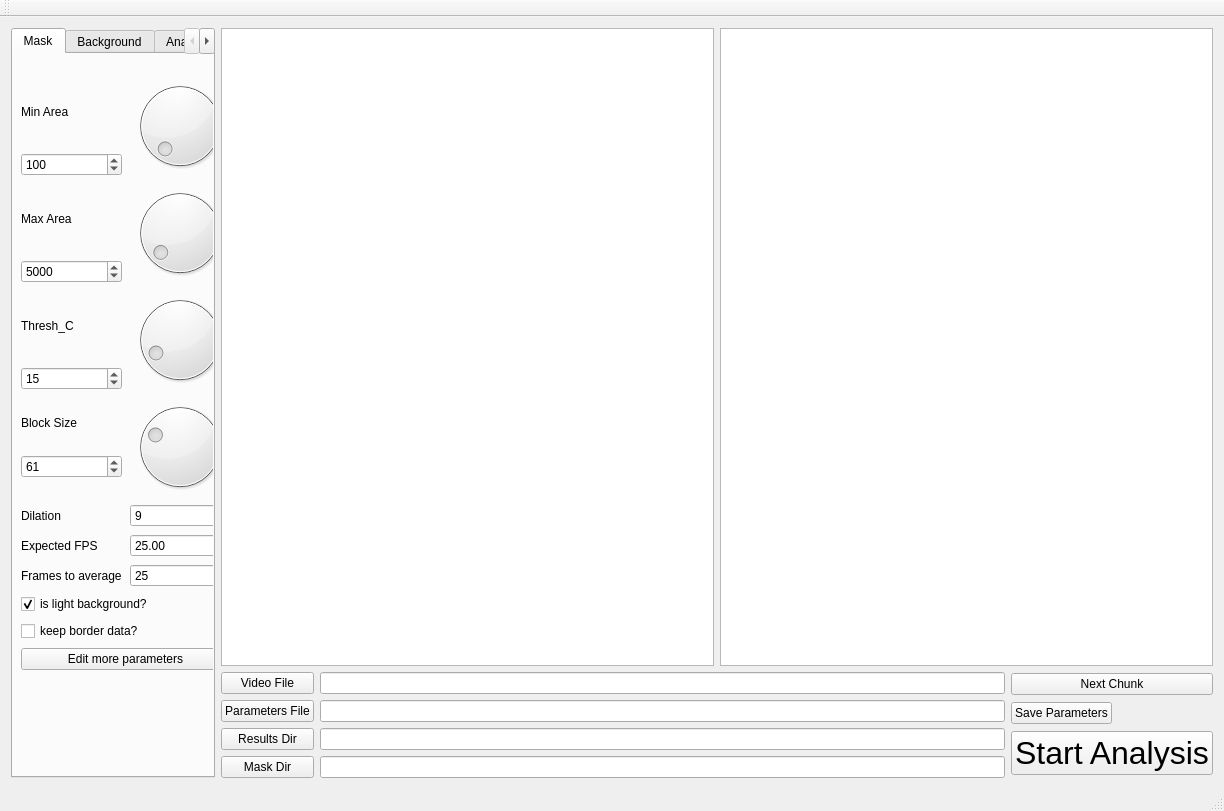
<?xml version="1.0" encoding="UTF-8"?>
<ui version="4.0">
 <class>GetMaskParams</class>
 <widget class="QMainWindow" name="GetMaskParams">
  <property name="geometry">
   <rect>
    <x>0</x>
    <y>0</y>
    <width>1224</width>
    <height>811</height>
   </rect>
  </property>
  <property name="windowTitle">
   <string>GetMaskParams</string>
  </property>
  <widget class="QWidget" name="centralWidget">
   <layout class="QHBoxLayout" name="horizontalLayout_6">
    <item>
     <layout class="QHBoxLayout" name="horizontalLayout_5" stretch="0,8">
      <item>
       <widget class="QTabWidget" name="tabWidget">
        <property name="styleSheet">
         <string notr="true"/>
        </property>
        <property name="currentIndex">
         <number>0</number>
        </property>
        <widget class="QWidget" name="tab">
         <attribute name="title">
          <string>Mask</string>
         </attribute>
         <widget class="QWidget" name="layoutWidget">
          <property name="geometry">
           <rect>
            <x>-5</x>
            <y>10</y>
            <width>237</width>
            <height>619</height>
           </rect>
          </property>
          <layout class="QGridLayout" name="gridLayout_3">
           <item row="0" column="1">
            <widget class="QDial" name="dial_min_area">
             <property name="sizePolicy">
              <sizepolicy hsizetype="Maximum" vsizetype="Maximum">
               <horstretch>0</horstretch>
               <verstretch>0</verstretch>
              </sizepolicy>
             </property>
             <property name="maximum">
              <number>10000</number>
             </property>
             <property name="value">
              <number>100</number>
             </property>
            </widget>
           </item>
           <item row="8" column="0" colspan="2">
            <widget class="QCheckBox" name="checkBox_isLightBgnd">
             <property name="text">
              <string>is light background?</string>
             </property>
             <property name="checked">
              <bool>true</bool>
             </property>
            </widget>
           </item>
           <item row="4" column="0">
            <widget class="QLabel" name="label_6">
             <property name="sizePolicy">
              <sizepolicy hsizetype="Maximum" vsizetype="Preferred">
               <horstretch>0</horstretch>
               <verstretch>0</verstretch>
              </sizepolicy>
             </property>
             <property name="text">
              <string>Dilation</string>
             </property>
            </widget>
           </item>
           <item row="0" column="0">
            <layout class="QVBoxLayout" name="verticalLayout">
             <item>
              <widget class="QLabel" name="label">
               <property name="text">
                <string>Min Area</string>
               </property>
              </widget>
             </item>
             <item>
              <widget class="QSpinBox" name="spinBox_min_area">
               <property name="maximum">
                <number>10000000</number>
               </property>
               <property name="value">
                <number>100</number>
               </property>
              </widget>
             </item>
            </layout>
           </item>
           <item row="3" column="1">
            <widget class="QDial" name="dial_block_size">
             <property name="sizePolicy">
              <sizepolicy hsizetype="Maximum" vsizetype="Maximum">
               <horstretch>0</horstretch>
               <verstretch>0</verstretch>
              </sizepolicy>
             </property>
             <property name="minimum">
              <number>5</number>
             </property>
             <property name="maximum">
              <number>200</number>
             </property>
             <property name="value">
              <number>61</number>
             </property>
            </widget>
           </item>
           <item row="1" column="0">
            <layout class="QVBoxLayout" name="verticalLayout_2">
             <item>
              <widget class="QLabel" name="label_4">
               <property name="text">
                <string>Max Area</string>
               </property>
              </widget>
             </item>
             <item>
              <widget class="QSpinBox" name="spinBox_max_area">
               <property name="minimum">
                <number>100</number>
               </property>
               <property name="maximum">
                <number>10000000</number>
               </property>
               <property name="value">
                <number>5000</number>
               </property>
              </widget>
             </item>
            </layout>
           </item>
           <item row="6" column="1">
            <widget class="QDoubleSpinBox" name="spinBox_fps">
             <property name="value">
              <double>25.000000000000000</double>
             </property>
            </widget>
           </item>
           <item row="2" column="1">
            <widget class="QDial" name="dial_thresh_C">
             <property name="sizePolicy">
              <sizepolicy hsizetype="Maximum" vsizetype="Maximum">
               <horstretch>0</horstretch>
               <verstretch>0</verstretch>
              </sizepolicy>
             </property>
             <property name="minimum">
              <number>5</number>
             </property>
             <property name="maximum">
              <number>100</number>
             </property>
             <property name="value">
              <number>15</number>
             </property>
            </widget>
           </item>
           <item row="2" column="0">
            <layout class="QVBoxLayout" name="verticalLayout_4">
             <item>
              <widget class="QLabel" name="label_2">
               <property name="text">
                <string>Thresh_C</string>
               </property>
              </widget>
             </item>
             <item>
              <widget class="QSpinBox" name="spinBox_thresh_C">
               <property name="minimum">
                <number>-100</number>
               </property>
               <property name="maximum">
                <number>100</number>
               </property>
               <property name="value">
                <number>15</number>
               </property>
              </widget>
             </item>
            </layout>
           </item>
           <item row="10" column="0" colspan="2">
            <widget class="QPushButton" name="pushButton_moreParams">
             <property name="text">
              <string>Edit more parameters</string>
             </property>
            </widget>
           </item>
           <item row="9" column="0" colspan="2">
            <widget class="QCheckBox" name="checkBox_keepBorderData">
             <property name="text">
              <string>keep border data?</string>
             </property>
            </widget>
           </item>
           <item row="6" column="0">
            <widget class="QLabel" name="label_fps">
             <property name="text">
              <string>Expected FPS</string>
             </property>
            </widget>
           </item>
           <item row="4" column="1">
            <widget class="QSpinBox" name="spinBox_dilation_size">
             <property name="minimum">
              <number>1</number>
             </property>
             <property name="maximum">
              <number>999</number>
             </property>
             <property name="value">
              <number>9</number>
             </property>
            </widget>
           </item>
           <item row="7" column="1">
            <widget class="QSpinBox" name="spinBox_buff_size">
             <property name="minimum">
              <number>1</number>
             </property>
             <property name="maximum">
              <number>1000</number>
             </property>
             <property name="value">
              <number>25</number>
             </property>
            </widget>
           </item>
           <item row="7" column="0">
            <widget class="QLabel" name="label_5">
             <property name="text">
              <string>Frames to average</string>
             </property>
            </widget>
           </item>
           <item row="1" column="1">
            <widget class="QDial" name="dial_max_area">
             <property name="sizePolicy">
              <sizepolicy hsizetype="Maximum" vsizetype="Maximum">
               <horstretch>0</horstretch>
               <verstretch>0</verstretch>
              </sizepolicy>
             </property>
             <property name="minimum">
              <number>100</number>
             </property>
             <property name="maximum">
              <number>100000</number>
             </property>
             <property name="value">
              <number>5000</number>
             </property>
            </widget>
           </item>
           <item row="3" column="0">
            <layout class="QVBoxLayout" name="verticalLayout_3">
             <item>
              <widget class="QLabel" name="label_3">
               <property name="sizePolicy">
                <sizepolicy hsizetype="Preferred" vsizetype="Maximum">
                 <horstretch>0</horstretch>
                 <verstretch>0</verstretch>
                </sizepolicy>
               </property>
               <property name="text">
                <string>Block Size</string>
               </property>
              </widget>
             </item>
             <item>
              <widget class="QSpinBox" name="spinBox_block_size">
               <property name="minimum">
                <number>5</number>
               </property>
               <property name="maximum">
                <number>1000000</number>
               </property>
               <property name="value">
                <number>61</number>
               </property>
              </widget>
             </item>
            </layout>
           </item>
          </layout>
         </widget>
        </widget>
        <widget class="QWidget" name="tab_2">
         <attribute name="title">
          <string>Background</string>
         </attribute>
         <widget class="QCheckBox" name="checkBox_subtractBackground">
          <property name="geometry">
           <rect>
            <x>10</x>
            <y>20</y>
            <width>161</width>
            <height>20</height>
           </rect>
          </property>
          <property name="sizePolicy">
           <sizepolicy hsizetype="Maximum" vsizetype="Fixed">
            <horstretch>0</horstretch>
            <verstretch>0</verstretch>
           </sizepolicy>
          </property>
          <property name="layoutDirection">
           <enum>Qt::LeftToRight</enum>
          </property>
          <property name="text">
           <string>Subtract Background</string>
          </property>
         </widget>
         <widget class="QLabel" name="label_backgroundThreshold">
          <property name="geometry">
           <rect>
            <x>14</x>
            <y>80</y>
            <width>71</width>
            <height>16</height>
           </rect>
          </property>
          <property name="text">
           <string>Tolerance</string>
          </property>
         </widget>
         <widget class="QSpinBox" name="spinBox_backgroundThreshold">
          <property name="geometry">
           <rect>
            <x>133</x>
            <y>76</y>
            <width>90</width>
            <height>24</height>
           </rect>
          </property>
          <property name="alignment">
           <set>Qt::AlignRight|Qt::AlignTrailing|Qt::AlignVCenter</set>
          </property>
          <property name="maximum">
           <number>255</number>
          </property>
          <property name="value">
           <number>15</number>
          </property>
         </widget>
         <widget class="QCheckBox" name="checkBox_ignoreMask">
          <property name="geometry">
           <rect>
            <x>10</x>
            <y>47</y>
            <width>151</width>
            <height>20</height>
           </rect>
          </property>
          <property name="text">
           <string>Ignore Mask</string>
          </property>
         </widget>
         <widget class="QLabel" name="label_backgroundFrameOffset">
          <property name="geometry">
           <rect>
            <x>34</x>
            <y>140</y>
            <width>91</width>
            <height>16</height>
           </rect>
          </property>
          <property name="text">
           <string>Frame Offset</string>
          </property>
          <property name="alignment">
           <set>Qt::AlignRight|Qt::AlignTrailing|Qt::AlignVCenter</set>
          </property>
         </widget>
         <widget class="QSpinBox" name="spinBox_backgroundFrameOffset">
          <property name="geometry">
           <rect>
            <x>132</x>
            <y>137</y>
            <width>90</width>
            <height>24</height>
           </rect>
          </property>
          <property name="alignment">
           <set>Qt::AlignRight|Qt::AlignTrailing|Qt::AlignVCenter</set>
          </property>
          <property name="maximum">
           <number>100000</number>
          </property>
          <property name="value">
           <number>500</number>
          </property>
         </widget>
         <widget class="QLabel" name="label_backgroundGenerationFunction">
          <property name="geometry">
           <rect>
            <x>62</x>
            <y>171</y>
            <width>61</width>
            <height>16</height>
           </rect>
          </property>
          <property name="text">
           <string>Function</string>
          </property>
          <property name="alignment">
           <set>Qt::AlignRight|Qt::AlignTrailing|Qt::AlignVCenter</set>
          </property>
         </widget>
         <widget class="QRadioButton" name="radioButton_backgroundGenerationFunction_maximum">
          <property name="geometry">
           <rect>
            <x>132</x>
            <y>189</y>
            <width>100</width>
            <height>20</height>
           </rect>
          </property>
          <property name="text">
           <string>Maximum</string>
          </property>
          <property name="checked">
           <bool>true</bool>
          </property>
          <attribute name="buttonGroup">
           <string notr="true">buttonGroup_backgroundGenerationFunction</string>
          </attribute>
         </widget>
         <widget class="QRadioButton" name="radioButton_backgroundGenerationFunction_minimum">
          <property name="geometry">
           <rect>
            <x>132</x>
            <y>169</y>
            <width>100</width>
            <height>20</height>
           </rect>
          </property>
          <property name="text">
           <string>Minimum</string>
          </property>
          <property name="checked">
           <bool>false</bool>
          </property>
          <attribute name="buttonGroup">
           <string notr="true">buttonGroup_backgroundGenerationFunction</string>
          </attribute>
         </widget>
         <widget class="QPushButton" name="pushButton_backgroundFile">
          <property name="geometry">
           <rect>
            <x>21</x>
            <y>239</y>
            <width>71</width>
            <height>32</height>
           </rect>
          </property>
          <property name="text">
           <string>Select</string>
          </property>
         </widget>
         <widget class="QLabel" name="label_backgroundFile">
          <property name="geometry">
           <rect>
            <x>31</x>
            <y>269</y>
            <width>191</width>
            <height>101</height>
           </rect>
          </property>
          <property name="font">
           <font>
            <weight>50</weight>
            <italic>true</italic>
            <bold>false</bold>
           </font>
          </property>
          <property name="text">
           <string>None</string>
          </property>
          <property name="scaledContents">
           <bool>true</bool>
          </property>
          <property name="alignment">
           <set>Qt::AlignLeading|Qt::AlignLeft|Qt::AlignTop</set>
          </property>
          <property name="wordWrap">
           <bool>true</bool>
          </property>
         </widget>
         <widget class="QToolButton" name="toolButton_clearBackgroundFile">
          <property name="geometry">
           <rect>
            <x>91</x>
            <y>246</y>
            <width>16</width>
            <height>16</height>
           </rect>
          </property>
          <property name="text">
           <string>x</string>
          </property>
         </widget>
         <widget class="QRadioButton" name="radioButton_backgroundType_dynamic">
          <property name="geometry">
           <rect>
            <x>7</x>
            <y>110</y>
            <width>161</width>
            <height>20</height>
           </rect>
          </property>
          <property name="text">
           <string>Generate dynamically</string>
          </property>
          <property name="checked">
           <bool>true</bool>
          </property>
          <attribute name="buttonGroup">
           <string notr="true">buttonGroup_backgroundType</string>
          </attribute>
         </widget>
         <widget class="QRadioButton" name="radioButton_backgroundType_file">
          <property name="geometry">
           <rect>
            <x>6</x>
            <y>216</y>
            <width>161</width>
            <height>20</height>
           </rect>
          </property>
          <property name="text">
           <string>From file</string>
          </property>
          <attribute name="buttonGroup">
           <string notr="true">buttonGroup_backgroundType</string>
          </attribute>
         </widget>
        </widget>
        <widget class="QWidget" name="tab_3">
         <attribute name="title">
          <string>Analysis</string>
         </attribute>
         <widget class="QRadioButton" name="radioButton_analysisType_worm">
          <property name="geometry">
           <rect>
            <x>10</x>
            <y>37</y>
            <width>100</width>
            <height>20</height>
           </rect>
          </property>
          <property name="text">
           <string>Worm</string>
          </property>
          <property name="checked">
           <bool>true</bool>
          </property>
          <attribute name="buttonGroup">
           <string notr="true">buttonGroup_analysisType</string>
          </attribute>
         </widget>
         <widget class="QRadioButton" name="radioButton_analysisType_zebrafish">
          <property name="geometry">
           <rect>
            <x>10</x>
            <y>60</y>
            <width>100</width>
            <height>20</height>
           </rect>
          </property>
          <property name="text">
           <string>Zebrafish</string>
          </property>
          <attribute name="buttonGroup">
           <string notr="true">buttonGroup_analysisType</string>
          </attribute>
         </widget>
         <widget class="QLabel" name="label_7">
          <property name="geometry">
           <rect>
            <x>10</x>
            <y>10</y>
            <width>121</width>
            <height>16</height>
           </rect>
          </property>
          <property name="styleSheet">
           <string notr="true">font-weight: bold;</string>
          </property>
          <property name="text">
           <string>Analysis Type</string>
          </property>
         </widget>
         <widget class="QGroupBox" name="groupBox_zebrafishOptions">
          <property name="geometry">
           <rect>
            <x>0</x>
            <y>120</y>
            <width>231</width>
            <height>591</height>
           </rect>
          </property>
          <property name="title">
           <string>Zebrafish Options</string>
          </property>
          <widget class="QSpinBox" name="spinBox_zf_tailLength">
           <property name="enabled">
            <bool>false</bool>
           </property>
           <property name="geometry">
            <rect>
             <x>169</x>
             <y>152</y>
             <width>51</width>
             <height>24</height>
            </rect>
           </property>
           <property name="maximum">
            <number>500</number>
           </property>
           <property name="value">
            <number>60</number>
           </property>
          </widget>
          <widget class="QLabel" name="label_zf_tailLength">
           <property name="enabled">
            <bool>false</bool>
           </property>
           <property name="geometry">
            <rect>
             <x>9</x>
             <y>152</y>
             <width>121</width>
             <height>16</height>
            </rect>
           </property>
           <property name="text">
            <string>Tail length</string>
           </property>
          </widget>
          <widget class="QSpinBox" name="spinBox_zf_minAngle">
           <property name="geometry">
            <rect>
             <x>168</x>
             <y>29</y>
             <width>51</width>
             <height>24</height>
            </rect>
           </property>
           <property name="minimum">
            <number>-180</number>
           </property>
           <property name="maximum">
            <number>180</number>
           </property>
           <property name="value">
            <number>-90</number>
           </property>
          </widget>
          <widget class="QLabel" name="label_10">
           <property name="geometry">
            <rect>
             <x>8</x>
             <y>59</y>
             <width>121</width>
             <height>16</height>
            </rect>
           </property>
           <property name="text">
            <string>Segment max angle</string>
           </property>
          </widget>
          <widget class="QSpinBox" name="spinBox_zf_maxAngle">
           <property name="geometry">
            <rect>
             <x>168</x>
             <y>59</y>
             <width>51</width>
             <height>24</height>
            </rect>
           </property>
           <property name="minimum">
            <number>-90</number>
           </property>
           <property name="maximum">
            <number>90</number>
           </property>
           <property name="value">
            <number>90</number>
           </property>
          </widget>
          <widget class="QLabel" name="label_9">
           <property name="geometry">
            <rect>
             <x>8</x>
             <y>29</y>
             <width>121</width>
             <height>16</height>
            </rect>
           </property>
           <property name="text">
            <string>Segment min angle</string>
           </property>
          </widget>
          <widget class="QSpinBox" name="spinBox_zf_numberOfSegments">
           <property name="enabled">
            <bool>false</bool>
           </property>
           <property name="geometry">
            <rect>
             <x>169</x>
             <y>182</y>
             <width>51</width>
             <height>24</height>
            </rect>
           </property>
           <property name="minimum">
            <number>1</number>
           </property>
           <property name="value">
            <number>12</number>
           </property>
          </widget>
          <widget class="QLabel" name="label_11">
           <property name="geometry">
            <rect>
             <x>8</x>
             <y>89</y>
             <width>121</width>
             <height>16</height>
            </rect>
           </property>
           <property name="text">
            <string>Angles per segment</string>
           </property>
          </widget>
          <widget class="QLabel" name="label_zf_numberOfSegments">
           <property name="enabled">
            <bool>false</bool>
           </property>
           <property name="geometry">
            <rect>
             <x>9</x>
             <y>182</y>
             <width>131</width>
             <height>16</height>
            </rect>
           </property>
           <property name="text">
            <string>Number of segments</string>
           </property>
          </widget>
          <widget class="QSpinBox" name="spinBox_zf_anglesPerSegment">
           <property name="geometry">
            <rect>
             <x>168</x>
             <y>89</y>
             <width>51</width>
             <height>24</height>
            </rect>
           </property>
           <property name="maximum">
            <number>180</number>
           </property>
           <property name="value">
            <number>180</number>
           </property>
          </widget>
          <widget class="QSpinBox" name="spinBox_zf_segmentDrawWidth">
           <property name="geometry">
            <rect>
             <x>169</x>
             <y>242</y>
             <width>51</width>
             <height>24</height>
            </rect>
           </property>
           <property name="minimum">
            <number>1</number>
           </property>
           <property name="value">
            <number>2</number>
           </property>
          </widget>
          <widget class="QLabel" name="label_14">
           <property name="geometry">
            <rect>
             <x>9</x>
             <y>284</y>
             <width>191</width>
             <height>16</height>
            </rect>
           </property>
           <property name="text">
            <string>Tail point detection algorithm</string>
           </property>
          </widget>
          <widget class="QSpinBox" name="spinBox_zf_segmentTestWidth">
           <property name="enabled">
            <bool>false</bool>
           </property>
           <property name="geometry">
            <rect>
             <x>169</x>
             <y>212</y>
             <width>51</width>
             <height>24</height>
            </rect>
           </property>
           <property name="minimum">
            <number>1</number>
           </property>
           <property name="value">
            <number>2</number>
           </property>
          </widget>
          <widget class="QLabel" name="label_15">
           <property name="geometry">
            <rect>
             <x>9</x>
             <y>362</y>
             <width>141</width>
             <height>16</height>
            </rect>
           </property>
           <property name="text">
            <string>Prune retention</string>
           </property>
          </widget>
          <widget class="QLabel" name="label_zf_segmentDrawWidth">
           <property name="geometry">
            <rect>
             <x>9</x>
             <y>246</y>
             <width>151</width>
             <height>16</height>
            </rect>
           </property>
           <property name="text">
            <string>Segment draw width</string>
           </property>
          </widget>
          <widget class="QLabel" name="label_zf_segmentTestWidth">
           <property name="enabled">
            <bool>false</bool>
           </property>
           <property name="geometry">
            <rect>
             <x>9</x>
             <y>215</y>
             <width>141</width>
             <height>16</height>
            </rect>
           </property>
           <property name="text">
            <string>Segment test width</string>
           </property>
          </widget>
          <widget class="QRadioButton" name="radioButton_zf_tailDetection_modelEndPoint">
           <property name="geometry">
            <rect>
             <x>29</x>
             <y>304</y>
             <width>141</width>
             <height>20</height>
            </rect>
           </property>
           <property name="text">
            <string>Model end point</string>
           </property>
           <property name="checked">
            <bool>true</bool>
           </property>
           <attribute name="buttonGroup">
            <string notr="true">buttonGroup_zf_tailPointDetectionAlgorithm</string>
           </attribute>
          </widget>
          <widget class="QRadioButton" name="radioButton_zf_tailDetection_maximumCurvature">
           <property name="geometry">
            <rect>
             <x>29</x>
             <y>326</y>
             <width>151</width>
             <height>20</height>
            </rect>
           </property>
           <property name="text">
            <string>Maximum curvature</string>
           </property>
           <attribute name="buttonGroup">
            <string notr="true">buttonGroup_zf_tailPointDetectionAlgorithm</string>
           </attribute>
          </widget>
          <widget class="QSpinBox" name="spinBox_zf_pruneRetention">
           <property name="geometry">
            <rect>
             <x>169</x>
             <y>359</y>
             <width>51</width>
             <height>24</height>
            </rect>
           </property>
           <property name="minimum">
            <number>1</number>
           </property>
           <property name="maximum">
            <number>1000</number>
           </property>
           <property name="value">
            <number>1</number>
           </property>
          </widget>
          <widget class="QCheckBox" name="checkBox_autoDetectTailLength">
           <property name="geometry">
            <rect>
             <x>8</x>
             <y>120</y>
             <width>171</width>
             <height>20</height>
            </rect>
           </property>
           <property name="text">
            <string>Auto-detect tail length</string>
           </property>
           <property name="checked">
            <bool>true</bool>
           </property>
          </widget>
         </widget>
        </widget>
       </widget>
      </item>
      <item>
       <layout class="QVBoxLayout" name="verticalLayout_7">
        <item>
         <layout class="QHBoxLayout" name="horizontalLayout_2">
          <item>
           <widget class="QGraphicsView" name="graphicsView_full">
            <property name="sizePolicy">
             <sizepolicy hsizetype="Minimum" vsizetype="Expanding">
              <horstretch>0</horstretch>
              <verstretch>0</verstretch>
             </sizepolicy>
            </property>
            <property name="dragMode">
             <enum>QGraphicsView::ScrollHandDrag</enum>
            </property>
            <property name="transformationAnchor">
             <enum>QGraphicsView::AnchorUnderMouse</enum>
            </property>
            <property name="resizeAnchor">
             <enum>QGraphicsView::AnchorViewCenter</enum>
            </property>
           </widget>
          </item>
          <item>
           <widget class="QGraphicsView" name="graphicsView_mask">
            <property name="sizePolicy">
             <sizepolicy hsizetype="Minimum" vsizetype="Expanding">
              <horstretch>0</horstretch>
              <verstretch>0</verstretch>
             </sizepolicy>
            </property>
            <property name="dragMode">
             <enum>QGraphicsView::ScrollHandDrag</enum>
            </property>
            <property name="transformationAnchor">
             <enum>QGraphicsView::AnchorUnderMouse</enum>
            </property>
            <property name="resizeAnchor">
             <enum>QGraphicsView::AnchorViewCenter</enum>
            </property>
           </widget>
          </item>
         </layout>
        </item>
        <item>
         <layout class="QHBoxLayout" name="horizontalLayout_4">
          <item>
           <widget class="QWidget" name="widget" native="true">
            <layout class="QHBoxLayout" name="horizontalLayout_3">
             <property name="leftMargin">
              <number>0</number>
             </property>
             <property name="topMargin">
              <number>0</number>
             </property>
             <property name="rightMargin">
              <number>0</number>
             </property>
             <property name="bottomMargin">
              <number>0</number>
             </property>
             <item>
              <layout class="QGridLayout" name="gridLayout">
               <item row="2" column="0">
                <widget class="QPushButton" name="pushButton_results">
                 <property name="sizePolicy">
                  <sizepolicy hsizetype="Preferred" vsizetype="Fixed">
                   <horstretch>0</horstretch>
                   <verstretch>0</verstretch>
                  </sizepolicy>
                 </property>
                 <property name="text">
                  <string>Results Dir</string>
                 </property>
                </widget>
               </item>
               <item row="2" column="1">
                <widget class="QLineEdit" name="lineEdit_results"/>
               </item>
               <item row="3" column="1">
                <widget class="QLineEdit" name="lineEdit_mask">
                 <property name="readOnly">
                  <bool>false</bool>
                 </property>
                </widget>
               </item>
               <item row="0" column="1">
                <widget class="QLineEdit" name="lineEdit_video"/>
               </item>
               <item row="3" column="0">
                <widget class="QPushButton" name="pushButton_mask">
                 <property name="sizePolicy">
                  <sizepolicy hsizetype="Preferred" vsizetype="Fixed">
                   <horstretch>0</horstretch>
                   <verstretch>0</verstretch>
                  </sizepolicy>
                 </property>
                 <property name="text">
                  <string>Mask Dir</string>
                 </property>
                </widget>
               </item>
               <item row="1" column="1">
                <widget class="QLineEdit" name="lineEdit_paramFile"/>
               </item>
               <item row="1" column="0">
                <widget class="QPushButton" name="pushButton_paramFile">
                 <property name="sizePolicy">
                  <sizepolicy hsizetype="Maximum" vsizetype="Fixed">
                   <horstretch>0</horstretch>
                   <verstretch>0</verstretch>
                  </sizepolicy>
                 </property>
                 <property name="text">
                  <string>Parameters File</string>
                 </property>
                </widget>
               </item>
               <item row="0" column="0">
                <widget class="QPushButton" name="pushButton_video">
                 <property name="sizePolicy">
                  <sizepolicy hsizetype="Preferred" vsizetype="Fixed">
                   <horstretch>0</horstretch>
                   <verstretch>0</verstretch>
                  </sizepolicy>
                 </property>
                 <property name="text">
                  <string>Video File</string>
                 </property>
                </widget>
               </item>
              </layout>
             </item>
             <item>
              <layout class="QVBoxLayout" name="verticalLayout_6">
               <item>
                <widget class="QPushButton" name="pushButton_next">
                 <property name="sizePolicy">
                  <sizepolicy hsizetype="Preferred" vsizetype="Fixed">
                   <horstretch>0</horstretch>
                   <verstretch>0</verstretch>
                  </sizepolicy>
                 </property>
                 <property name="text">
                  <string>Next Chunk</string>
                 </property>
                </widget>
               </item>
               <item>
                <widget class="QPushButton" name="pushButton_saveParam">
                 <property name="sizePolicy">
                  <sizepolicy hsizetype="Maximum" vsizetype="Fixed">
                   <horstretch>0</horstretch>
                   <verstretch>0</verstretch>
                  </sizepolicy>
                 </property>
                 <property name="text">
                  <string>Save Parameters</string>
                 </property>
                </widget>
               </item>
               <item>
                <widget class="QPushButton" name="pushButton_start">
                 <property name="sizePolicy">
                  <sizepolicy hsizetype="Maximum" vsizetype="Fixed">
                   <horstretch>0</horstretch>
                   <verstretch>0</verstretch>
                  </sizepolicy>
                 </property>
                 <property name="font">
                  <font>
                   <pointsize>24</pointsize>
                  </font>
                 </property>
                 <property name="mouseTracking">
                  <bool>false</bool>
                 </property>
                 <property name="autoFillBackground">
                  <bool>false</bool>
                 </property>
                 <property name="text">
                  <string>Start Analysis</string>
                 </property>
                 <property name="checkable">
                  <bool>false</bool>
                 </property>
                 <property name="autoDefault">
                  <bool>false</bool>
                 </property>
                 <property name="default">
                  <bool>false</bool>
                 </property>
                 <property name="flat">
                  <bool>false</bool>
                 </property>
                </widget>
               </item>
              </layout>
             </item>
            </layout>
           </widget>
          </item>
         </layout>
        </item>
       </layout>
      </item>
     </layout>
    </item>
   </layout>
  </widget>
  <widget class="QMenuBar" name="menuBar">
   <property name="geometry">
    <rect>
     <x>0</x>
     <y>0</y>
     <width>1224</width>
     <height>22</height>
    </rect>
   </property>
  </widget>
  <widget class="QToolBar" name="mainToolBar">
   <attribute name="toolBarArea">
    <enum>TopToolBarArea</enum>
   </attribute>
   <attribute name="toolBarBreak">
    <bool>false</bool>
   </attribute>
  </widget>
  <widget class="QStatusBar" name="statusBar"/>
 </widget>
 <layoutdefault spacing="6" margin="11"/>
 <resources/>
 <connections/>
 <buttongroups>
  <buttongroup name="buttonGroup_backgroundGenerationFunction"/>
  <buttongroup name="buttonGroup_backgroundType"/>
  <buttongroup name="buttonGroup_zf_tailPointDetectionAlgorithm"/>
  <buttongroup name="buttonGroup_analysisType"/>
 </buttongroups>
</ui>
